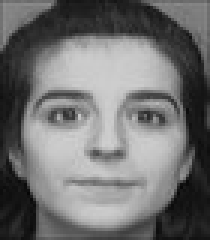
#> input picture ORL2/100_10.jpg, 70 x 80 px (shown 3 times larger); its folder holds 4 pictures in this run
$ jupyter execute --allow-errors 'Trabalho_Final_Aprendizado_Não_Supervisionado.ipynb'
#> lines starting #> are read from the running program, lines starting #| are printed output that depends on the picture
#> `faces = face_cascade.detectMultiScale(image, 1.1, 4)`: faces = ()
### Projeto da Matéria de Aprendizado não Supervisionado do curso de Pós Graduação em Data Science da FURB

O objetivo do trabalho é utilizar imagens de faces disponibilizadas no dataset ORL2 junto a imagens de faces de uma nova pessoa e aplicar a técnica PCA para realizar a redução de dimensionalidade e treinar um classificador para indentificar corretamente a pessoa.

Para o desenvolvimento do trabalho foi utilizada a linguagem Python e as bibliotecas numpy, pandas, sklearn e opencv.

Para o trabalho, além das imagens da base de dados ORL disponibilizadas em aula, foram adicionadas 10 imagens da atriz Maggie Smith. Para fazer o pré processamento as imagens foram transformadas em tons de cinza, a detecção facial da atriz foi feita através do classificador haarcascade do OpenCV e por fim, as imagens das faces foram redimensionadas para o tamanho 70x80.

As imagens originais estão disponíveis na pasta "Maggie Smith - Originais", enquanto que as imagens pré processadas são disponibilizadas na pasta ORL2, junto as demais.

Foi utilizado a técnica de regressão logística para criar um classificador para identificar as pessoas com base no resultado do PCA. O dataset foi dividido utilizando holdout com 70% dos dados para treino e 30% para teste, estratificando a divisão pela pessoa. A métrica utilizada para a avaliação foi acurácia. O PCA foi aplicado somente sobre os dados de treino para não enviesar o experimento. O experimento foi executado variando o número de componentes principais entre 10 e 20, obtendo-se os seguintes resultados:

- 10 componentes principais, acurácia: 93.50%.
- 11 componentes principais, acurácia: 93.50%.
- 12 componentes principais, acurácia: 93.50%.
- 13 componentes principais, acurácia: 95.12%.
- 14 componentes principais, acurácia: 95.12%.
- 15 componentes principais, acurácia: 95.93%.
- 16 componentes principais, acurácia: 95.93%.
- 17 componentes principais, acurácia: 96.75%.
- 18 componentes principais, acurácia: 96.75%.
- 19 componentes principais, acurácia: 95.93%.
- 20 componentes principais, acurácia: 97.56%.

Por fim, é montado um classificador com o número de componentes que obteve a maior acurácia para avaliar os erros do modelo.

Para reproduzir os resultados, basta abrir o projeto no google colab, criar as pastas "Maggie Smith - Originais" e "ORL2" e fazer os uploads de seus respectivos conteúdos, e executar o notebook.

[cell 1]
import os
import cv2
import numpy as np
import pandas as pd

from matplotlib import cm
from matplotlib import pyplot as plt

from sklearn.decomposition import PCA
from sklearn.model_selection import train_test_split
from sklearn.linear_model import LogisticRegression
from sklearn.metrics import accuracy_score

# Pré-processamento das faces

[cell 2]
face_cascade = cv2.CascadeClassifier('haarcascade_frontalface_default.xml')

[cell 3]
face_index = np.zeros(10, dtype=int)
face_index[6] = 1
face_index[8] = 2

#> (the rest of this cell did not finish here and is left out)

# Preparação dos dados

[cell 4]
# lista com os arquivos do diretório
files = os.listdir('ORL2')

# (quantidade de fotos, largura * altura)
x = np.zeros((len(files), 80*70))
# (quantidade de faces)
y = np.zeros(len(files))

# lê as imagens em tons de cinza e prepara as matrizes x e y
for i, file in enumerate(files):
  img = cv2.imread('ORL2/{}'.format(file), cv2.IMREAD_GRAYSCALE)
#> img is the input picture: shape (80, 70); min 6, max 207, mean 113
  x[i] = img.flatten()
  y[i] = file.split('_')[1].replace('.jpg', '')

[cell 5]
# checagem do tamanho das matrizes
x.shape, y.shape

# Visualização das imagens com 2 componentes

[cell 6]
# redução de dimensionalidade com PCA
pca = PCA(n_components=2)
data = pca.fit_transform(x)
#> data = [[-61.72, -2253.1], [-1000.6, 2019.8], [-1847, -253], [2909.3, 486.3]]

# gráfico de dispersão 2D
cmap = cm.get_cmap('Spectral')
df = pd.DataFrame({'pc1': data[:,0], 'pc2': data[:,1], 'y': y})
#> df = table of 4 rows and 3 columns
df.plot.scatter(x='pc1', y='pc2', c='y', s=100, cmap=cmap, figsize=(20,10))
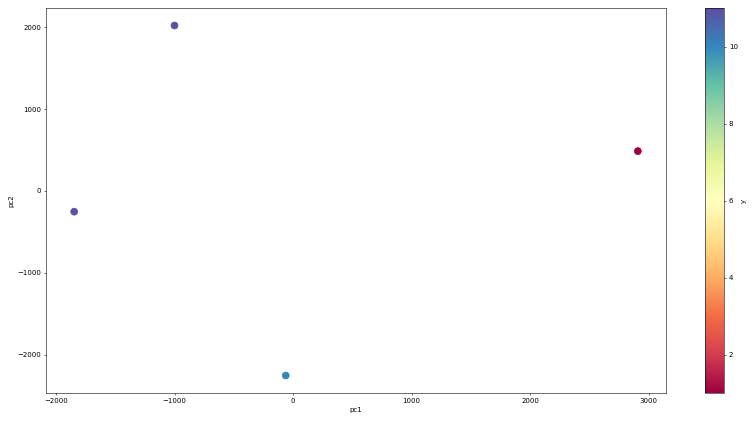
#> figure drawn by matplotlib, 2 panels
